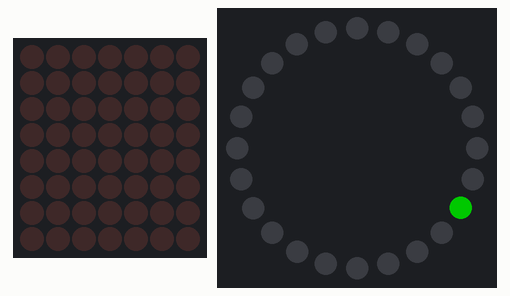
The sketch below on a simulated Arduino Uno, built for the host (arithmetic inside an expression is 32-bit, double 64-bit). Shown: 7×8 LED matrix, 24 RGB LEDs in a ring, first at the top, clockwise. Wiring (inferred from the names in the program): charlieplexed LEDs: lines pin 4, pin 5, pin 6, pin 7, pin 8, pin 9, pin 10, pin 11. Dim RGB values are drawn brighter than linear; random numbers use the default seed unless the sketch sets one.

Above: at 0.21 s.
At 6.52 s:
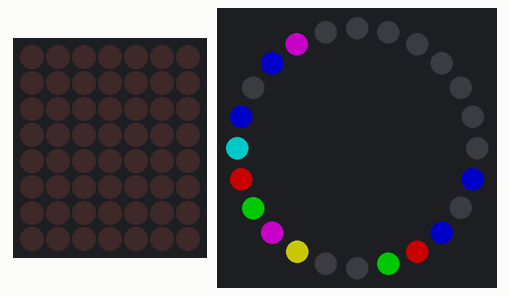
At 10.05 s:
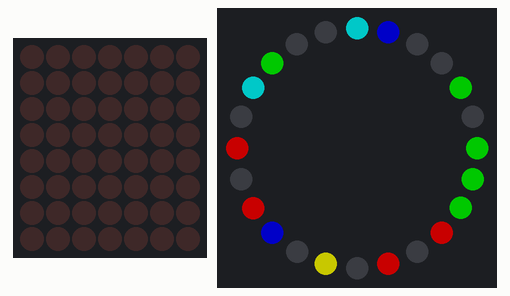
At 19.99 s:
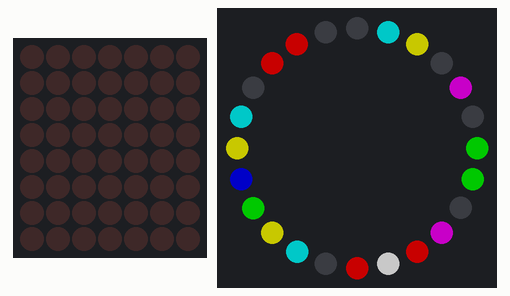
At 29.9 s:
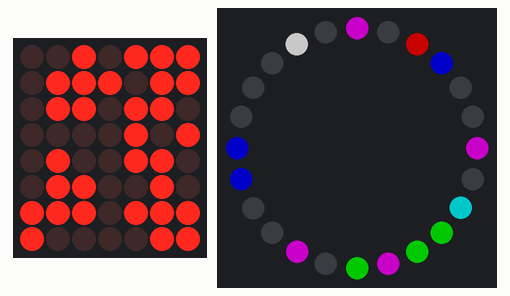
At 39.82 s:
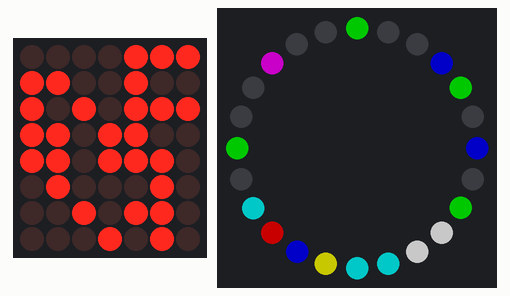

The sketch:

bobble-head.ino
```cpp
// 24-LED NeoPixel ring, piezo buzzer, 8x7 Charlieplexed LED Matrix
#include <Adafruit_NeoPixel.h>
#include <Wire.h>
#include <SparkFun_LED_8x7.h>
#include <Chaplex.h>

int NP_COUNT = 24;
int NP_PIN = 3;
byte led_pins[] = {4, 5, 6, 7, 8, 9, 10, 11}; // Pins for Matrix
byte i;
byte x;
byte y;
byte radius;
int a;
int b;
int state;
const int buzzerPin = 2;
const float tempo = 0.8;
unsigned long ringLast = 0;
const long ringInterval = 30;
int ringIndex = 0;
int ringWipeActive = 1;
unsigned long scrollStart = 0;
int scrollAway = 1;
unsigned long buzzLast = 0;
const long scrollInit = 10000;
const long scrollTime = 10000;
unsigned long randomStart = 0;
const long randomLimit = 30000;
const long randomWait = 27000;
unsigned long randomLast = 0;
const long randomInterval = 10;
uint16_t rainbowi = 0;
uint16_t rainbowj = 0;
unsigned long rainbowLast = 0;
const int rainbowInterval = 20;
//int x = 0;
//int y = 0;
int noteIndex = 0;

unsigned int ringRandomActive = 1;
unsigned long ringRandomLast = 0;
unsigned int ringRandomInterval = 10;
unsigned int ringRandomIndex = 0;
uint32_t rColor;
uint32_t gColor;
uint32_t bColor;

int E4 = 330;
int C5 = 523;
int B4 = 494;
int E5 = 659;
int D5 = 587;
int A_4 = 440;

int notes[] = {
  E4, A_4, C5, B4,
  A_4, E5, D5, B4
};
int duration[] = {
  350, 530, 210, 350,
  700, 350, 1100, 1050
};

Adafruit_NeoPixel ring = Adafruit_NeoPixel(NP_COUNT, NP_PIN, NEO_GRB + NEO_KHZ800);
// ring color array
uint32_t red = ring.Color(100, 0, 0);
uint32_t green = ring.Color(0, 100, 0);
uint32_t blue = ring.Color(0, 0, 100);
uint32_t purple = ring.Color(100, 0, 100);
uint32_t teal = ring.Color(0, 100, 100);
uint32_t yellow = ring.Color(100, 100, 0);
uint32_t off = ring.Color(0, 0, 0);
uint32_t ringColors [] = {
  red, green, blue, purple, teal, yellow,
  red, green, blue, purple, teal, yellow,
  red, green, blue, purple, teal, yellow,
  red, green, blue, purple, teal, yellow,
  red, green, blue, purple, teal, yellow, off
};
int ringColorIndex = 0;

void setup() {
  // Setup print to console for debugging:
  Serial.begin(9600);

  ring.begin();
  ring.show(); // Initialize all pixels to 'off'

  Plex.init(led_pins);
  Plex.clear();
  Plex.display();

  // Seed our random number generator with an analog voltage read
  randomSeed(analogRead(0));

}

void loop() {

//////////////////// MATRIX /////////////////////

unsigned long matrixClock = millis();
// scroll text
//if (matrixClock < 500)
//{
//  Plex.scrollText("Hello Marissa! Live long and prosper!  Your friend,   -Steve   :)", 1, true);
//}

// Randomly light pixels
// Choose a random number between 0 and 7 for x coordinate
a = random(0, 8);
// Choose a random number between 0 and 6 for y coordinate
b = random(0, 7);
// Flip a coin for the state of the LED
state = random(0, 2);

if(matrixClock > randomWait && matrixClock - randomWait < randomLimit)
{
  unsigned long randomClock = millis();
  if(randomClock - randomLast > randomInterval)
  {
    Plex.pixel(a, b, state);
    Plex.display();
    randomLast = randomClock;
  }
}
else
{
  Plex.clear();
  Plex.display();
}


//////////////////// BUZZER /////////////////////


//  unsigned long buzzClock = millis();
//
//  if(noteIndex < 8)
//  {
//  tone(buzzerPin, notes[noteIndex]);
//  if(currMillisBuzz - prevMillisBuzz >= duration[noteIndex] * tempo)
//  {
//  prevMillisBuzz = currMillisBuzz;
//  noteIndex++;
//  tone(buzzerPin, notes[noteIndex]);
//  }
//  }
//  else
//  {
//    noTone(buzzerPin);
//  }

///////////////////// RING /////////////////////

unsigned long ringClock = millis();

// Ring color wipe
//if(ringWipeActive == 1 && ringClock - ringLast > ringInterval)
//{
//  ring.setPixelColor(ringIndex, ringColors[ringColorIndex]);
////  ring.setPixelColor(ringIndex-1, 0, 0, 0);
//  ringLast = ringClock;
//  ring.show();
//  if(ringIndex < 23)
//  {
//    ringIndex++;
//  }
//  else
//  {
//    ringIndex = 0;
//    if(ringColorIndex < 30)
//    {
//      ringColorIndex++;
//    }
//    else
//    {
////      for(int i = 0; i < 24; i++)
////      {
////        ring.setPixelColor(i, 0, 0, 0);
////        ring.show();
////      }
//      ringWipeActive = 0;
//    }
//  }
//}


// ring rainbow
//if(ringWipeActive == 0 && ringClock > 30000 && ringClock < 40000)
//{
//  ring.setPixelColor(rainbowi, Wheel((rainbowi+rainbowj) & 255));
//  ring.show();
//  rainbowLast = ringClock;
//  if(rainbowi < 23)
//  {
//    rainbowi++;
//  }
//  else
//  {
//    rainbowi = 0;
//    if(rainbowj < 256)
//    {
//      rainbowj++;
//    }
//    else
//    {
//      rainbowj = 0;
//    }
//  }
//}
//else
//{
//  if(ringWipeActive == 0 && ringClock > 40000)
//  {
//    ring.setPixelColor(rainbowi, Wheel(((rainbowi * 256 / ring.numPixels()) + rainbowj) & 255));
//    ring.show();
//    //  rainbowLast = ringClock;
//    if(rainbowi < 23)
//    {
//      rainbowi++;
//    }
//    else
//    {
//      rainbowi = 0;
//      if(rainbowj < 256*5)
//      {
//        rainbowj++;
//      }
//      else
//      {
//        rainbowj = 0;
//      }
//    }
//  }
//  else
//  {
//    for(int i = 0; i < 24; i++)
//    {
//      ring.setPixelColor(i, 0, 0, 0);
//      ring.show();
//    }
//  }
//}


int c = random(0, 23);
int r = random(0, 3);
switch(r){
  case 0: rColor = ring.Color(100, 0, 0);
          break;
  case 1: rColor = ring.Color(0, 100, 0);
          break;
  case 2: rColor = ring.Color(0, 0, 100);
          break;
  case 3: rColor = ring.Color(100, 0, 100);
          break;
  case 4: rColor = ring.Color(0, 100, 100);
          break;
  case 5: rColor = ring.Color(100, 100, 0);
          break;
}
int g = random(0, 3);
switch(g){
  case 0: gColor = ring.Color(100, 0, 0);
          break;
  case 1: gColor = ring.Color(0, 100, 0);
          break;
  case 2: gColor = ring.Color(0, 0, 100);
          break;
  case 3: gColor = ring.Color(100, 0, 100);
          break;
  case 4: gColor = ring.Color(0, 100, 100);
          break;
  case 5: gColor = ring.Color(100, 100, 0);
          break;
}
int b = random(0, 3);
switch(b){
  case 0: bColor = ring.Color(100, 0, 0);
          break;
  case 1: bColor = ring.Color(0, 100, 0);
          break;
  case 2: bColor = ring.Color(0, 0, 100);
          break;
  case 3: bColor = ring.Color(100, 0, 100);
          break;
  case 4: bColor = ring.Color(0, 100, 100);
          break;
  case 5: bColor = ring.Color(100, 100, 0);
          break;
}

// ring random
if(ringRandomActive == 1 && ringClock - ringRandomLast > ringRandomInterval)
{
  ring.setPixelColor(c, rColor, gColor, bColor);
  ringRandomLast = ringClock;
  ring.show();
  {
      ringWipeActive = 0;
  }
}


} //////////// END LOOP ///////////////


//void rainbow(uint8_t wait) {
//  uint16_t i, j;
//
//  for(j=0; j<256; j++) {
//    for(i=0; i<strip.numPixels(); i++) {
//      strip.setPixelColor(i, Wheel((i+j) & 255));
//    }
//    strip.show();
//    delay(wait);
//  }
//}
//
//
// Input a value 0 to 255 to get a color value.
// The colours are a transition r - g - b - back to r.
//uint32_t Wheel(byte WheelPos) {
//  WheelPos = 255 - WheelPos;
//  if(WheelPos < 85) {
//    return ring.Color(255 - WheelPos * 3, 0, WheelPos * 3);
//  }
//  if(WheelPos < 170) {
//    WheelPos -= 85;
//    return ring.Color(0, WheelPos * 3, 255 - WheelPos * 3);
//  }
//  WheelPos -= 170;
//  return ring.Color(WheelPos * 3, 255 - WheelPos * 3, 0);
//}
```
